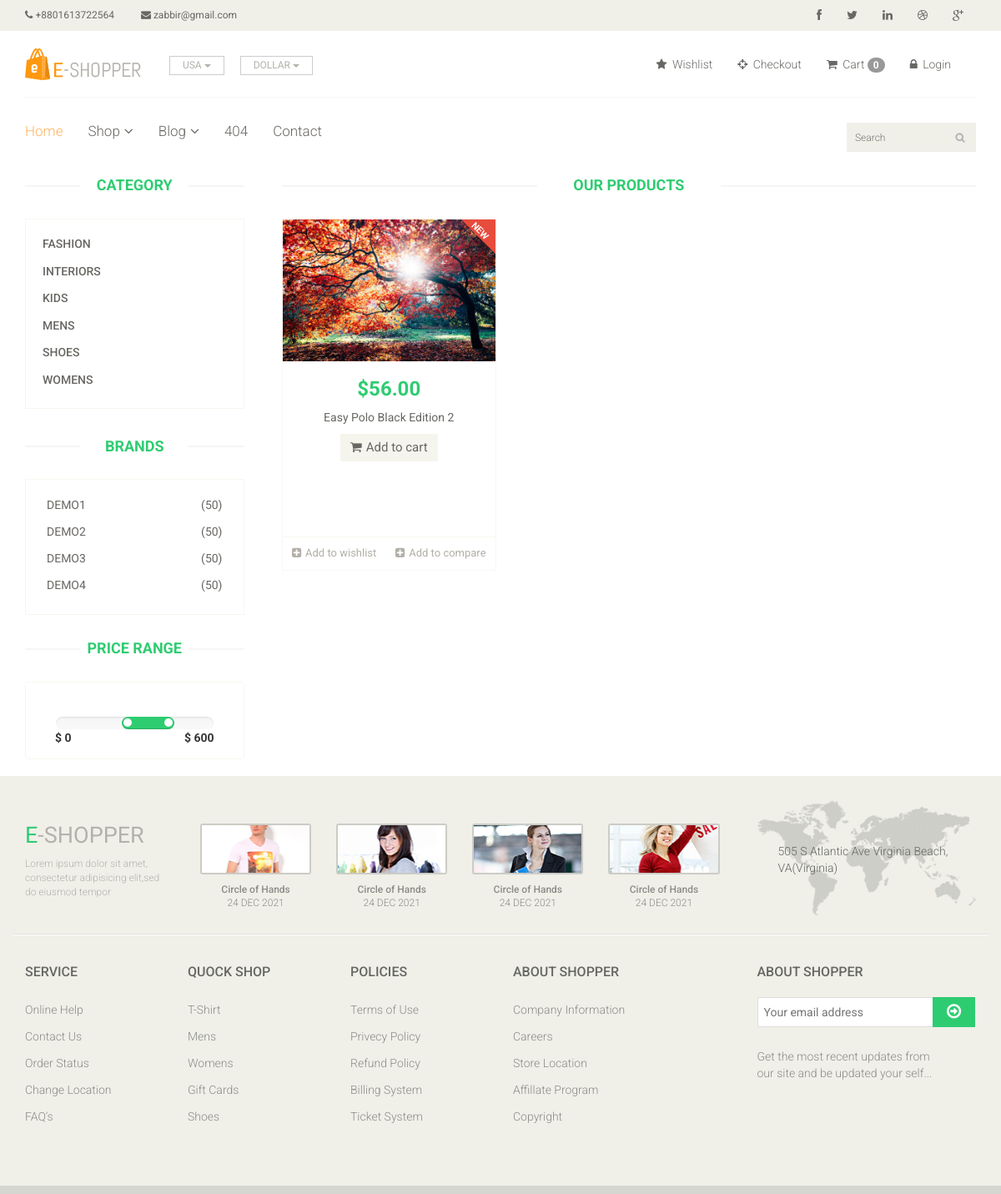
Page /productby-category.php?products_by_category=5&show_products on the committed database.
### tables this page shows
CREATE TABLE `category_table` (
  `categoryId` int(11) NOT NULL,
  `category` varchar(55) NOT NULL
);

CREATE TABLE `brand_table` (
  `brandId` int(11) NOT NULL,
  `brandName` varchar(55) NOT NULL
);

CREATE TABLE `products_table` (
  `productId` int(11) NOT NULL,
  `productName` varchar(55) NOT NULL,
  `brandId` int(11) NOT NULL,
  `categoryId` int(11) NOT NULL,
  `price` float(11,2) NOT NULL,
  `products_details` varchar(255) NOT NULL,
  `image` varchar(55) NOT NULL,
  `productCode` varchar(55) NOT NULL,
  `type` int(11) NOT NULL,
  `postTime` datetime NOT NULL DEFAULT current_timestamp() ON UPDATE current_timestamp(),
  `author` varchar(55) NOT NULL
);

### libs/Database.php (called while the page is built, shortened)
<?php
class Database{
    public $host   = DB_HOST;
    public $user   = DB_USER;
    public $pass   = DB_PASS;
    public $dbname = DB_NAME;
    public $link;
    public function dbConnect(){
        $this->link = new mysqli($this->host, $this->user, $this->pass, $this->dbname);
    }
    public function readData($query){
        $result = $this->link->query($query) or die($this->link->error.__LINE__);
        if($result->num_rows > 0){
            return $result;
        }
        else {
            return false;
        }
    }
}
?>

### libs/Category.php (called while the page is built, shortened)
<?php
class Category{
	private $db;
 	public function __construct(){
 		$this->db = new Database();
 	}
 	public function getAllCat(){
 		$query = "SELECT * FROM category_table ORDER BY category ASC";
 		$result = $this->db->readData($query);
 		return $result;
 	}
}
?>

### libs/Brand.php (called while the page is built, shortened)
<?php
class Brand{
	private $db;
 	public function __construct(){
 		$this->db = new Database();
 	}
 	public function getAllBrand(){
 		$query = "SELECT * FROM brand_table ORDER BY brandId ASC";
 		$result = $this->db->readData($query);
 		return $result;
 	}
}
?>

### libs/Products.php (called while the page is built, shortened)
<?php
class Products{
	private $db;
 	public function __construct(){
 		$this->db = new Database();
 	}
    public function showProductsByCat($categoryId){
        $query = "SELECT * FROM products_table WHERE categoryId = '$categoryId'";
        $result = $this->db->readData($query);
        return $result;
    }
}
?>

### productby-category.php (the view, shortened to what this page needs)
<?php include "include/header.php" ?>
<?php
    if (!isset($_GET['products_by_category']) OR $_GET['products_by_category'] == NULL ) {
        echo "<script>window.location='index.php';</script>";
    }
    else{
        $categoryId = $_GET['products_by_category'];
        $getProductByCat  = $pro->showProductsByCat($categoryId);
        $msg = "<div class='alert alert-danger alert-dismissible' role='alert'><strong>Oppos! </strong>No Products Are Available in this Category.<button type='button' class='close' data-dismiss='alert' aria-label='Close'><span aria-hidden='true'>&times;</span></button></div>";
    }
?>
	<section>
		<div class="container">
			<div class="row">
				<div class="col-sm-3">
					<?php include "include/sidebar.php" ?>
				</div>
				<div class="col-sm-9 padding-right">
					<div class="features_items">
						<h2 class="title text-center">Our Products</h2>
						<?php
							if ($getProductByCat) {
								while ($productValue = $getProductByCat->fetch_assoc()) {
						?>
						<div class="col-sm-4">
							<div class="product-image-wrapper">
								<div class="single-products">
									<div class="productinfo text-center">
										<img src="admin/<?php echo $productValue['image']; ?>" alt="" />
										<h2>$<?php echo $productValue['price']; ?></h2>
										<a href="product-details.php?single_product_details=<?php echo $productValue['productId']; ?>">
											<p><?php echo $productValue['productName']; ?></p>
										</a>
										<a href="product-details.php?single_product_details=<?php echo $productValue['productId']; ?>&add-to-cart" class="btn btn-default add-to-cart"><i class="fa fa-shopping-cart"></i>Add to cart</a>
									</div>
									<div class="product-overlay">
										<div class="overlay-content">
										</div>
									</div>
									<?php if ($productValue['type'] == 0 ) {
									?>
									<img src="images/home/new.png" class="new" alt="" />
								<?php } ?>
								</div>
								<div class="choose">
									<ul class="nav nav-pills nav-justified">
										<li><a href="#"><i class="fa fa-plus-square"></i>Add to wishlist</a></li>
										<li><a href="#"><i class="fa fa-plus-square"></i>Add to compare</a></li>
									</ul>
								</div>
							</div>
						</div>
						<?php } }else{ echo $msg;} ?>
					</div>
				</div>
			</div>
		</div>
	</section>
<?php include "include/footer.php" ?>

### include/sidebar.php (shortened to what this page needs)
<div class="left-sidebar">
	<h2>Category</h2>
	<div class="panel-group category-products" id="accordian">
		<?php
			$getCategory = $cat->getAllCat();
			if ($getCategory) {
				while ($value = $getCategory->fetch_assoc()) {
        ?>
		<div class="panel panel-default">
			<div class="panel-heading">
				<h4 class="panel-title"><a href="productby-category.php?products_by_category=<?php echo $value['categoryId']; ?>&show_products"><?php echo $value['category']; ?></a></h4>
			</div>
		</div>
	<?php } } ?>
	</div>
	<div class="brands_products">
		<h2>Brands</h2>
		<div class="brands-name">
			<ul class="nav nav-pills nav-stacked">
				<?php
                    $showBrand = $brand->getAllBrand();
                    if ($showBrand) {
                        while ($brandValue = $showBrand->fetch_assoc()) {
                ?>
				<li><a href="productby-brand.php?products_by_brand=<?php echo $brandValue['brandId']; ?>&show_products"> <span class="pull-right">(50)</span><?php echo $brandValue['brandName']; ?></a></li>
				<?php } }else{ ?>
				<li><a href="#"> <span class="pull-right">(0)</span>No Brand</a></li>
				<?php } ?>
			</ul>
		</div>
	</div>
	<div class="price-range">
		<h2>Price Range</h2>
		<div class="well text-center">
			 <input type="text" class="span2" value="" data-slider-min="0" data-slider-max="600" data-slider-step="5" data-slider-value="[250,450]" id="sl2" ><br />
			 <b class="pull-left">$ 0</b> <b class="pull-right">$ 600</b>
		</div>
	</div>
</div>

### css/main.css (style rules this page uses)
body { font-family: 'Roboto', sans-serif; background:; position: relative; font-weight:400px; }
ul li { list-style: none; }
a { -webkit-transition: 300ms; -moz-transition: 300ms; -o-transition: 300ms; transition: 300ms; }
h1, h2, h3, h4, h5, h6 { font-family: 'Roboto', sans-serif; }
.category-products { border: 1px solid #F7F7F0; margin-bottom: 35px; padding-bottom: 20px; padding-top: 15px; }
.left-sidebar h2, .brands_products h2 { color: #2ecc71; font-family: 'Roboto', sans-serif; font-size: 18px; font-weight: 700; margin: 0 auto 30px; text-align: center; text-transform: uppercase; position: relative; z-index:3; }
.left-sidebar h2:after, h2.title:after { content: " "; position: absolute; border: 1px solid #f5f5f5; bottom:8px; left: 0; width: 100%; height: 0; z-index: -2; }
.left-sidebar h2:before { content: " "; position: absolute; background: #fff; bottom: -6px; width: 130px; height: 30px; z-index: -1; left: 50%; margin-left: -65px; }
h2.title:before { content: " "; position: absolute; background: #fff; bottom: -6px; width: 220px; height: 30px; z-index: -1; left: 50%; margin-left: -110px; }
.category-products .panel { background-color: #FFFFFF; border: 0px; border-radius: 0px; box-shadow:none; margin-bottom: 0px; }
.category-products .panel-default .panel-heading { background-color: #FFFFFF; border: 0 none; color: #FFFFFF; padding: 5px 20px; }
.category-products .panel-default .panel-heading .panel-title a { color: #696763; font-family: 'Roboto', sans-serif; font-size: 14px; text-decoration: none; text-transform: uppercase; }
.brands-name { border: 1px solid #F7F7F0; padding-bottom: 20px; padding-top: 15px; }
.brands-name .nav-stacked li a { background-color: #FFFFFF; color: #696763; font-family: 'Roboto', sans-serif; font-size: 14px; padding: 5px 25px; text-decoration: none; text-transform: uppercase; }
.price-range { margin-top:30px; }
.well { background-color: #FFFFFF; border: 1px solid #F7F7F0; border-radius: 4px; box-shadow: none; margin-bottom: 20px; min-height: 20px; padding: 35px; }
.padding-right { padding-right: 0; }
.features_items { overflow:hidden; }
h2.title { color: #2ecc71; font-family: 'Roboto', sans-serif; font-size: 18px; font-weight: 700; margin: 0 15px; text-transform: uppercase; margin-bottom: 30px; position: relative; }
.product-image-wrapper { border:1px solid #F7F7F5; overflow: hidden; margin-bottom:30px; }
.single-products { position: relative; }
.new, .sale { position: absolute; top: 0; right: 0; }
.productinfo h2 { color: #2ecc71; font-family: 'Roboto', sans-serif; font-size: 24px; font-weight: 700; }
.productinfo p { font-family: 'Roboto', sans-serif; font-size: 14px; font-weight: 400; color: #696763; }
.productinfo img { width: 100%; }
.productinfo { position:relative; height: 380px; }
.product-overlay { background:#2ecc71; top: 0; display: none; height: 0; position: absolute; transition: height 500ms ease 0s; width: 100%; display: block; opacity:; }
.product-overlay .overlay-content { bottom: 0; position: absolute; bottom: 0; text-align: center; width: 100%; }
.add-to-cart { background:#F5F5ED; border: 0 none; border-radius: 0; color: #696763; font-family: 'Roboto', sans-serif; font-size: 15px; margin-bottom: 25px; }
.add-to-cart i { margin-right:5px; }
.choose { border-top: 1px solid #F7F7F0; }
.choose ul li a { color: #B3AFA8; font-family: 'Roboto', sans-serif; font-size: 13px; padding-left: 0; padding-right: 0; }
.choose ul li a i { margin-right:5px; }

### rows in the picture
category_table: category "FASHION"
category_table: category "INTERIORS"
category_table: category "KIDS"
category_table: category "MENS"
category_table: category "SHOES"
category_table: category "WOMENS"
brand_table: brandName "DEMO1"
brand_table: brandName "DEMO2"
brand_table: brandName "DEMO3"
brand_table: brandName "DEMO4"
products_table: image (picture), price "56.00", productName "Easy Polo Black Edition 2", type 0 (drawn)
